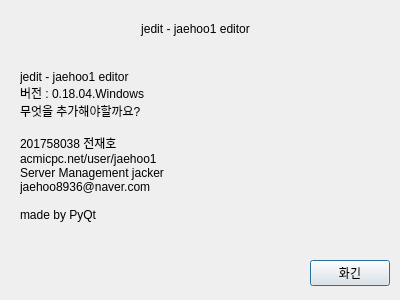
<?xml version="1.0" encoding="UTF-8"?>
<ui version="4.0">
 <class>dialog</class>
 <widget class="QDialog" name="dialog">
  <property name="geometry">
   <rect>
    <x>0</x>
    <y>0</y>
    <width>400</width>
    <height>300</height>
   </rect>
  </property>
  <property name="windowTitle">
   <string>jedit 정보</string>
  </property>
  <widget class="QLabel" name="label">
   <property name="geometry">
    <rect>
     <x>20</x>
     <y>20</y>
     <width>351</width>
     <height>18</height>
    </rect>
   </property>
   <property name="text">
    <string>jedit - jaehoo1 editor</string>
   </property>
   <property name="alignment">
    <set>Qt::AlignCenter</set>
   </property>
  </widget>
  <widget class="QLabel" name="label_2">
   <property name="geometry">
    <rect>
     <x>20</x>
     <y>70</y>
     <width>351</width>
     <height>171</height>
    </rect>
   </property>
   <property name="text">
    <string>jedit - jaehoo1 editor
버전 : 0.18.04.Windows
무엇을 추가해야할까요?

201758038 전재호
acmicpc.net/user/jaehoo1
Server Management jacker
jaehoo8936@naver.com

made by PyQt</string>
   </property>
   <property name="alignment">
    <set>Qt::AlignLeading|Qt::AlignLeft|Qt::AlignTop</set>
   </property>
  </widget>
  <widget class="QPushButton" name="pushButton_confirm">
   <property name="geometry">
    <rect>
     <x>310</x>
     <y>260</y>
     <width>80</width>
     <height>26</height>
    </rect>
   </property>
   <property name="text">
    <string>화긴</string>
   </property>
  </widget>
 </widget>
 <resources/>
 <connections/>
</ui>
